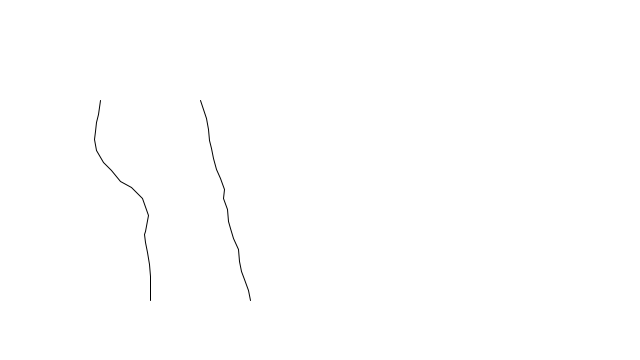
Frame 1 (no input)
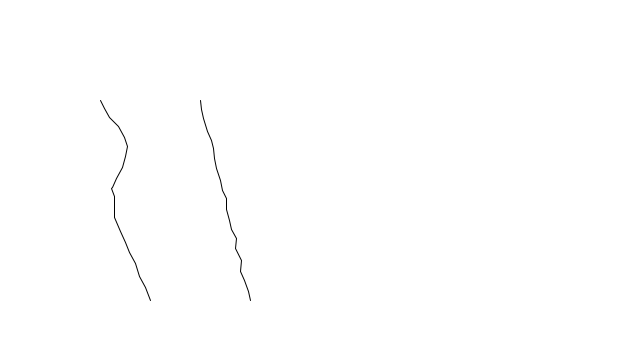
Frame 2 (the mouse pressed at the canvas centre, redrawn once)

The Processing sketch that drew these frames (run headless with seeded random() and noise(); the mouse was pressed at the canvas centre and the sketch redrawn once):

// Processing sketch: drawNoisyLines
// ── drawNoisyLines.pde
void setup() {
 size(640, 360); 
 noLoop();
}

void draw() {
 background(255);
 randomLine(new PVector(200, 100), new PVector(250, 300), 0.05, 2.0);
 noisyLine(new PVector(100, 100), new PVector(150, 300), 0.05, 125.0, 0.1, random(100), random(100));
}

void mousePressed() {
 redraw(); 
}

void randomLine(PVector start, PVector stop, float incStep, float randomFactor) {
  beginShape();
  vertex(start.x, start.y);
  //ellipse(start.x, start.y, 5, 5);
  for (float i = incStep; i<1; i+=incStep) {
    PVector lerpVector = PVector.lerp(start,stop,i);
    lerpVector.add(random(-randomFactor,randomFactor),random(-randomFactor,randomFactor),0);
    vertex(lerpVector.x, lerpVector.y);
    //ellipse(lerpVector.x, lerpVector.y, 5, 5);
  }
  //ellipse(stop.x, stop.y, 5, 5);
  vertex(stop.x, stop.y);
  endShape();
}

void noisyLine(PVector start, PVector stop, float incStep, float noiseFactor, float noiseInc, float xOff, float yOff) {
  beginShape();
  vertex(start.x, start.y);
  for (float i = incStep; i<1; i+=incStep) {
    PVector lerpVector = PVector.lerp(start,stop,i);
    float softener = min(abs(1.0-abs(0.5-i)*2),0.8); //make noiseFactor less in the ends to avoid ugly cuts...
    lerpVector.add((noise(xOff)-0.5)*noiseFactor*softener,(noise(yOff)-0.5)*noiseFactor*softener,0);
    vertex(lerpVector.x, lerpVector.y);
    xOff+=noiseInc;
    yOff+=noiseInc;
  }
  vertex(stop.x, stop.y);
  endShape();
}
